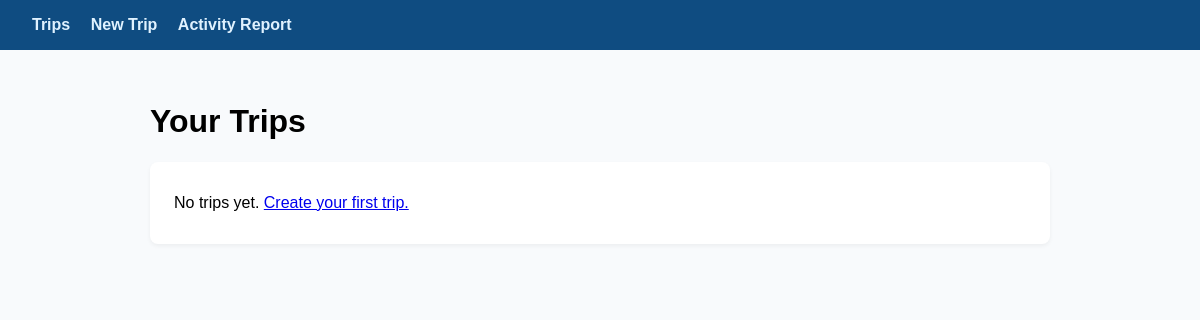
The page /travel/ on the database as committed earlier.
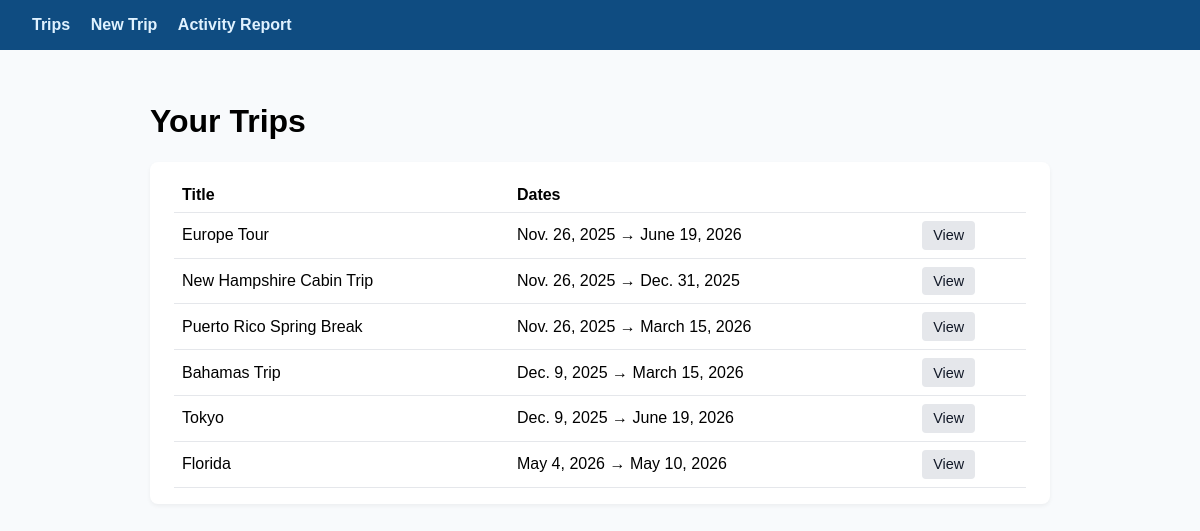
The same page on the database as committed later.
### project/models.py (models this page shows, shortened)
class Trip(models.Model):
    title = models.CharField(max_length=200)
    start_date = models.DateField()
    end_date = models.DateField()
    description = models.TextField(blank=True)
    created_at = models.DateTimeField(auto_now_add=True)
    class Meta:
        ordering = ["start_date", "title"]
        verbose_name = "Trip"
        verbose_name_plural = "Trips"

### project/views.py (the view)
# urls.py: path("", views.TripListView.as_view(), name="trip_list"),
class TripListView(ListView):
    model = Trip
    template_name = "project/trip_list.html"
    context_object_name = "trips"

### project/templates/project/trip_list.html
{% extends 'project/base.html' %}
{% block content %}
<h1>Your Trips</h1>
<div class="card">
    {% if trips %}
        <table>
            <thead>
            <tr>
                <th>Title</th>
                <th>Dates</th>
                <th></th>
            </tr>
            </thead>
            <tbody>
            {% for trip in trips %}
                <tr>
                    <td>{{ trip.title }}</td>
                    <td>{{ trip.start_date }} → {{ trip.end_date }}</td>
                    <td>
                        <a href="{% url 'project:trip_detail' trip.pk %}" class="btn btn-secondary">
                            View
                        </a>
                    </td>
                </tr>
            {% endfor %}
            </tbody>
        </table>
    {% else %}
        <p>No trips yet. <a href="{% url 'project:trip_add' %}">Create your first trip.</a></p>
    {% endif %}
</div>
{% endblock %}

### project/templates/project/base.html (shortened to what this page needs)
{% load static %}
<html>
<head>
    <link rel="stylesheet" href="{% static 'project/styles.css' %}">
</head>
<body>
<header>
    <a href="{% url 'project:trip_list' %}">Trips</a>
    <a href="{% url 'project:trip_add' %}">New Trip</a>
    <a href="{% url 'project:activity_report' %}">Activity Report</a>
</header>
<main>
    {% block content %}
    {% endblock %}
</main>
</body>
</html>

### project/static/project/styles.css (style rules this page uses)
body { font-family: Arial, sans-serif; margin: 0; background: #f8fafc; }
header { background: #0f4c81; color: white; padding: 1rem 2rem; }
header a { color: #e0f2ff; margin-right: 1rem; text-decoration: none; font-weight: bold; }
main { padding: 2rem; max-width: 900px; margin: 0 auto; }
.card { background: white; padding: 1rem 1.5rem; margin-bottom: 1rem; border-radius: 8px; box-shadow: 0 2px 4px rgba(0,0,0,0.05); }
table { width: 100%; border-collapse: collapse; }
th, td { padding: 0.5rem; border-bottom: 1px solid #e5e7eb; text-align: left; }
.btn { display: inline-block; padding: 0.4rem 0.7rem; border-radius: 4px; text-decoration: none; font-size: 0.9rem; }
.btn-secondary { background: #e5e7eb; color: #111827; }

Rows that differ between the two databases and show on the page:
added Trip: title "Europe Tour", start_date "Nov. 26, 2025", end_date "June 19, 2026"
added Trip: title "New Hampshire Cabin Trip", start_date "Nov. 26, 2025", end_date "Dec. 31, 2025"
added Trip: title "Puerto Rico Spring Break", start_date "Nov. 26, 2025", end_date "March 15, 2026"
added Trip: title "Bahamas Trip", start_date "Dec. 9, 2025", end_date "March 15, 2026"
added Trip: title "Tokyo", start_date "Dec. 9, 2025", end_date "June 19, 2026"
added Trip: title "Florida", start_date "May 4, 2026", end_date "May 10, 2026"
Other text that changed with them:
text no longer shown: "No trips yet. Create your first trip."
text now shown: "Title Dates"
